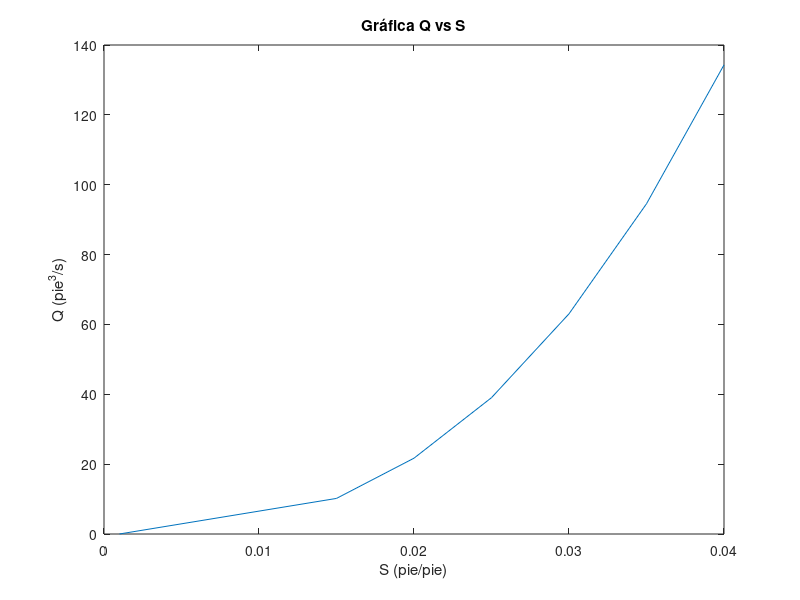

This chart was generated by the following MATLAB code:
#Gráfica Q vs S#

Q=[8.2379e-03 10.189 21.708 39.032 63.039 94.544 134.31];
S=[0.001 0.015 0.02 0.025 0.03 0.035 0.04];

plot(S,Q)

title('Gráfica Q vs S')
xlabel('S (pie/pie)')
ylabel('Q (pie^3/s)')
